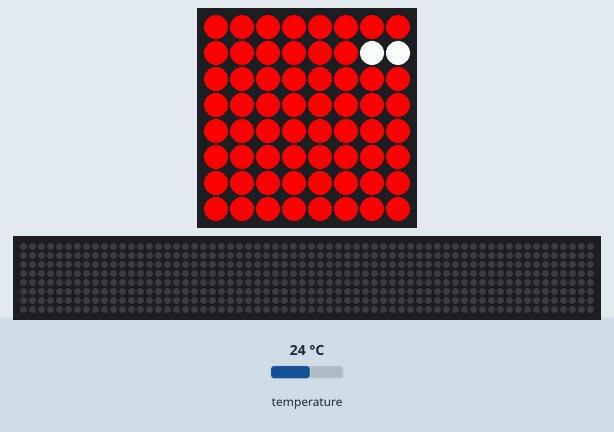
Bench run of a program on a simulated Raspberry Pi (BCM pin numbers) with a Sense HAT. On the bench: the Sense HAT's 8×8 RGB LED matrix, a strip that is not on the board, showing the scrolling text unrolled. The inputs (shaded band) are chosen by the test bench; at power-on: temperature 24 °C. The 64×8 strip is a reading aid, not a part: it shows the text the matrix is scrolling, unrolled, one strip-width of it at a time. At 2.9 s the program stops and its outputs stay as they are.

Above: at 0.27 s.
At 0.87 s:
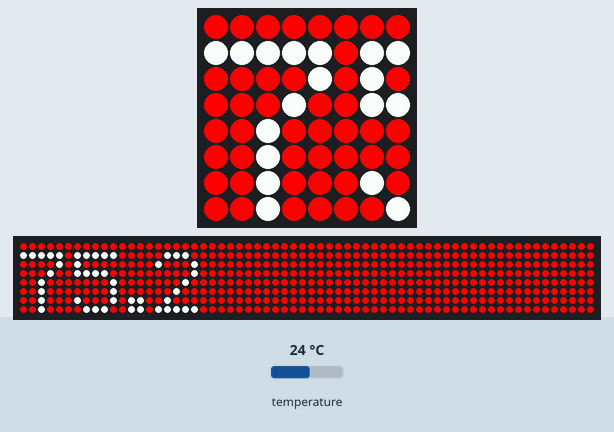
At 1.58 s:
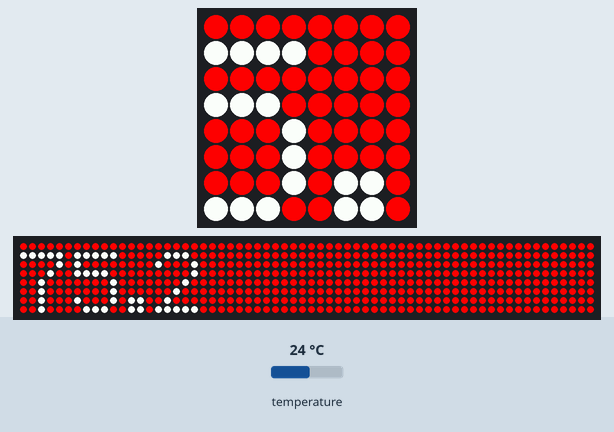
At 2.28 s:
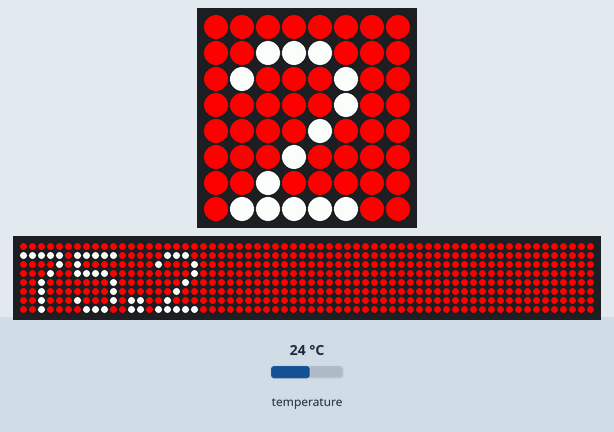
At 3.0 s:
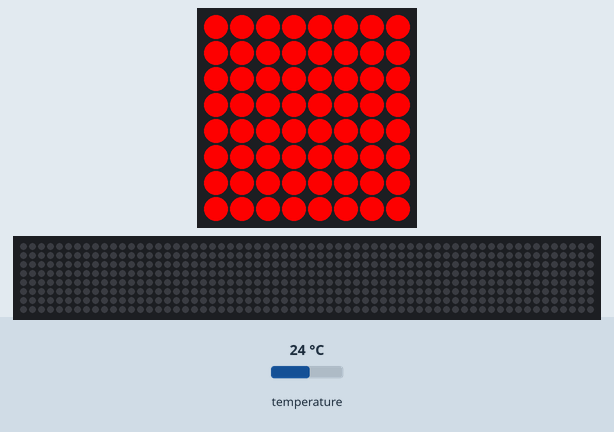

The program:

Temperature.py
```python
from sense_hat import SenseHat
from time import sleep
import random
sense=SenseHat()
sense.clear()
red=(255,0,0)
green=(0,255,0)
blue=(0,0,255)
yellow=(255,165,0)
white=(255,255,255)
temp=sense.get_temperature()
a=(temp*1.8)+32
a=round(a,1)
if a>=70:
  sense.show_message(str(a),back_colour=red)
else:
  sense.show_message(str(a),back_colour=red)
```
